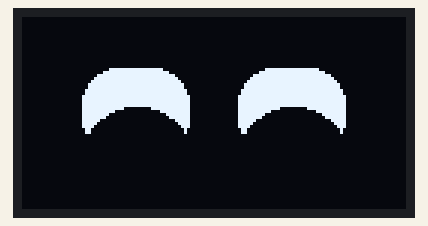
The sketch below on a simulated Arduino Uno, built with avr-gcc and run on an emulated ATmega328P. Shown: 128×64 one-colour display.

Above: at 0.1 s.

The sketch:

03_Happy_Robot_Eyes.ino
```cpp
// (licence header left out)
#include <Wire.h>
#include <Adafruit_GFX.h>
#include <Adafruit_SSD1306.h>

Adafruit_SSD1306 display(128, 64, &Wire, -1);

void setup() {
  if (!display.begin(SSD1306_SWITCHCAPVCC, 0x3C))
    while (1);
}

void loop() {
  display.clearDisplay();

  // Happy curved eyes
  display.fillRoundRect(20, 17, 36, 29, 12, WHITE);
  display.fillRoundRect(72, 17, 36, 29, 12, WHITE);

  // Cut lower area to make smiling arcs
  display.fillCircle(38, 49, 19, BLACK);
  display.fillCircle(90, 49, 19, BLACK);

  display.display();
  delay(100);
}
```
